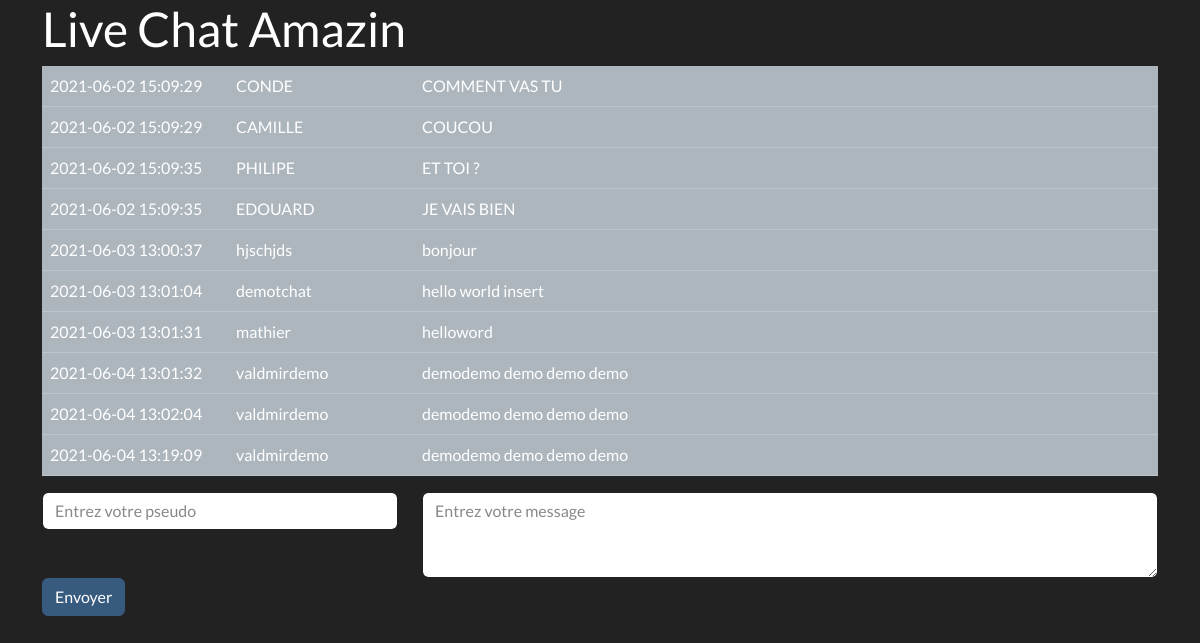
The app's page /Projet-ChatATrous/index.php with its own data.
### tables this page shows
CREATE TABLE IF NOT EXISTS `message` (
  `id` int(11) NOT NULL AUTO_INCREMENT,
  `pseudo` varchar(256) NOT NULL,
  `content` text NOT NULL,
  `date` datetime NOT NULL DEFAULT CURRENT_TIMESTAMP,
  PRIMARY KEY (`id`)
);

### Projet-ChatATrous/index.php (called while the page is built, shortened)
<?php
require 'model/model.php';
$messages = array_reverse(findAll());
require 'view/default.php';

### Projet-ChatATrous/model/model.php (called while the page is built, shortened)
<?php
function findAll(): array
{
    $db = getDBConnection();
    $request = $db->query('SELECT * FROM message ORDER BY date DESC limit 10');
    $request->setFetchMode(PDO::FETCH_ASSOC);
    $messages = $request->fetchAll();
    return $messages;
}
function getDBConnection()
{
    try {
        $option = [
            PDO::MYSQL_ATTR_INIT_COMMAND => "SET NAMES utf8",
            PDO::ATTR_ERRMODE => PDO::ERRMODE_EXCEPTION
        ];
        return new PDO('mysql:host=localhost;dbname=chat', 'root', '', $option);
    } catch (PDOException $e) {
        print "Erreur !: " . $e->getMessage() . "<br/>";
        die();
    }
}

### Projet-ChatATrous/View/chat.php (the view, shortened to what this page needs)
<table class="table table-hover">
    <tbody>
        <?php
        foreach ($messages as $message) {
        ?>
            <tr class="table-light">
                <td class="col-2"><?= $message['date'] ?></td>
                <td class="col-2"><?= htmlspecialchars($message['pseudo']) ?></td>
                <td class="col-7"><?= nl2br(htmlspecialchars($message['content'])) ?></td>
                <td class="col-1"><a href="index.php?delete=<?= $message['id'] ?>&pseudo=<?= $message['pseudo'] ?>" ><?= isset($_POST['pseudo']) && $_POST['pseudo'] === $message['pseudo'] ? '❌' : '' ?></a></td>
            </tr>
        <?php
        }
        ?>
    </tbody>
</table>

### Projet-ChatATrous/View/default.php (shortened to what this page needs)
<!DOCTYPE html>
<html lang="fr">
<head>
    <link rel="stylesheet" href="https://bootswatch.com/5/darkly/bootstrap.min.css">
</head>
<body>
    <div class="container">
        <h1>Live Chat Amazin</h1>
        <?php
        require 'chat.php';
        require 'form.php';
        ?>
    </div>
</body>
</html>

### Projet-ChatATrous/View/form.php (shortened to what this page needs)
<form method="POST" action="index.php">
    <fieldset>
        <div class="row">
            <div class="form-group col-4">
                <input type="text" value="<?= isset($_POST['pseudo']) ? $_POST['pseudo'] : '' ?>" name="pseudo" class="form-control" id="pseudo_fe" aria-describedby="pseudo" placeholder="Entrez votre pseudo">
            </div>
            <div class="form-group col-8">
                <textarea name="content" class="form-control" id="message_fe" rows="3" placeholder="Entrez votre message"></textarea>
            </div>
        </div>
        <button type="submit" class="btn btn-primary mb-5">Envoyer</button>
    </fieldset>
</form>

### records on screen
message: date "2021-06-02 15:09:29", pseudo "CONDE", content "COMMENT VAS TU"
message: date "2021-06-02 15:09:29", pseudo "CAMILLE", content "COUCOU"
message: date "2021-06-02 15:09:35", pseudo "PHILIPE", content "ET TOI ?"
message: date "2021-06-02 15:09:35", pseudo "EDOUARD", content "JE VAIS BIEN"
message: date "2021-06-03 13:00:37", pseudo "hjschjds", content "bonjour"
message: date "2021-06-03 13:01:04", pseudo "demotchat", content "hello world insert"
message: date "2021-06-03 13:01:31", pseudo "mathier", content "helloword"
message: date "2021-06-04 13:01:32", pseudo "valdmirdemo", content "demodemo demo demo demo"
message: date "2021-06-04 13:02:04", pseudo "valdmirdemo", content "demodemo demo demo demo"
message: date "2021-06-04 13:19:09", pseudo "valdmirdemo", content "demodemo demo demo demo"
